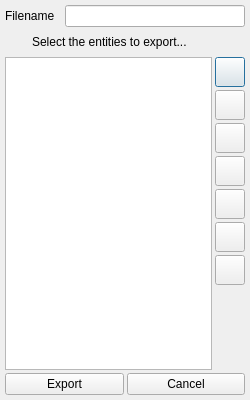
<?xml version="1.0" encoding="UTF-8"?>
<ui version="4.0">
 <class>QOmgExporterDialog</class>
 <widget class="QDialog" name="QOmgExporterDialog">
  <property name="geometry">
   <rect>
    <x>0</x>
    <y>0</y>
    <width>250</width>
    <height>400</height>
   </rect>
  </property>
  <property name="minimumSize">
   <size>
    <width>250</width>
    <height>300</height>
   </size>
  </property>
  <property name="maximumSize">
   <size>
    <width>250</width>
    <height>600</height>
   </size>
  </property>
  <property name="windowTitle">
   <string>Dialog</string>
  </property>
  <layout class="QVBoxLayout" name="verticalLayout_2">
   <property name="spacing">
    <number>3</number>
   </property>
   <property name="leftMargin">
    <number>5</number>
   </property>
   <property name="topMargin">
    <number>5</number>
   </property>
   <property name="rightMargin">
    <number>5</number>
   </property>
   <property name="bottomMargin">
    <number>5</number>
   </property>
   <item>
    <layout class="QHBoxLayout" name="horizontalLayout_2">
     <item>
      <widget class="QLabel" name="label">
       <property name="text">
        <string>Filename</string>
       </property>
      </widget>
     </item>
     <item>
      <spacer name="horizontalSpacer">
       <property name="orientation">
        <enum>Qt::Horizontal</enum>
       </property>
       <property name="sizeHint" stdset="0">
        <size>
         <width>40</width>
         <height>20</height>
        </size>
       </property>
      </spacer>
     </item>
     <item>
      <widget class="QLineEdit" name="fileName">
       <property name="minimumSize">
        <size>
         <width>180</width>
         <height>0</height>
        </size>
       </property>
       <property name="maximumSize">
        <size>
         <width>180</width>
         <height>16777215</height>
        </size>
       </property>
      </widget>
     </item>
    </layout>
   </item>
   <item>
    <layout class="QHBoxLayout" name="horizontalLayout_3">
     <item>
      <widget class="QLabel" name="label_2">
       <property name="minimumSize">
        <size>
         <width>24</width>
         <height>24</height>
        </size>
       </property>
       <property name="maximumSize">
        <size>
         <width>24</width>
         <height>24</height>
        </size>
       </property>
       <property name="text">
        <string/>
       </property>
       <property name="pixmap">
        <pixmap resource="../../OmegaEditor.qrc">:/OmegaEditor/Resources/Icons/omega.png</pixmap>
       </property>
       <property name="scaledContents">
        <bool>true</bool>
       </property>
      </widget>
     </item>
     <item>
      <widget class="QLabel" name="label_3">
       <property name="text">
        <string>Select the entities to export...</string>
       </property>
      </widget>
     </item>
    </layout>
   </item>
   <item>
    <layout class="QHBoxLayout" name="horizontalLayout_5">
     <item>
      <widget class="QListWidget" name="entitiesList"/>
     </item>
     <item>
      <layout class="QVBoxLayout" name="verticalLayout">
       <item>
        <widget class="QPushButton" name="pbPlayers">
         <property name="minimumSize">
          <size>
           <width>30</width>
           <height>30</height>
          </size>
         </property>
         <property name="maximumSize">
          <size>
           <width>30</width>
           <height>30</height>
          </size>
         </property>
         <property name="text">
          <string/>
         </property>
         <property name="icon">
          <iconset resource="../../OmegaEditor.qrc">
           <normaloff>:/OmegaEditor/Resources/Icons/character.png</normaloff>:/OmegaEditor/Resources/Icons/character.png</iconset>
         </property>
        </widget>
       </item>
       <item>
        <widget class="QPushButton" name="pbEnemies">
         <property name="minimumSize">
          <size>
           <width>30</width>
           <height>30</height>
          </size>
         </property>
         <property name="maximumSize">
          <size>
           <width>30</width>
           <height>30</height>
          </size>
         </property>
         <property name="text">
          <string/>
         </property>
         <property name="icon">
          <iconset resource="../../OmegaEditor.qrc">
           <normaloff>:/OmegaEditor/Resources/Icons/enemy.png</normaloff>:/OmegaEditor/Resources/Icons/enemy.png</iconset>
         </property>
        </widget>
       </item>
       <item>
        <widget class="QPushButton" name="pbItems">
         <property name="minimumSize">
          <size>
           <width>30</width>
           <height>30</height>
          </size>
         </property>
         <property name="maximumSize">
          <size>
           <width>30</width>
           <height>30</height>
          </size>
         </property>
         <property name="text">
          <string/>
         </property>
         <property name="icon">
          <iconset resource="../../OmegaEditor.qrc">
           <normaloff>:/OmegaEditor/Resources/Icons/item.png</normaloff>:/OmegaEditor/Resources/Icons/item.png</iconset>
         </property>
        </widget>
       </item>
       <item>
        <widget class="QPushButton" name="pbSceneObj">
         <property name="minimumSize">
          <size>
           <width>30</width>
           <height>30</height>
          </size>
         </property>
         <property name="maximumSize">
          <size>
           <width>30</width>
           <height>30</height>
          </size>
         </property>
         <property name="text">
          <string/>
         </property>
         <property name="icon">
          <iconset resource="../../OmegaEditor.qrc">
           <normaloff>:/OmegaEditor/Resources/Icons/sceneobj.png</normaloff>:/OmegaEditor/Resources/Icons/sceneobj.png</iconset>
         </property>
        </widget>
       </item>
       <item>
        <widget class="QPushButton" name="pbWeapons">
         <property name="minimumSize">
          <size>
           <width>30</width>
           <height>30</height>
          </size>
         </property>
         <property name="maximumSize">
          <size>
           <width>30</width>
           <height>30</height>
          </size>
         </property>
         <property name="text">
          <string/>
         </property>
         <property name="icon">
          <iconset resource="../../OmegaEditor.qrc">
           <normaloff>:/OmegaEditor/Resources/Icons/gun.png</normaloff>:/OmegaEditor/Resources/Icons/gun.png</iconset>
         </property>
        </widget>
       </item>
       <item>
        <widget class="QPushButton" name="pbBuildUpObj">
         <property name="minimumSize">
          <size>
           <width>30</width>
           <height>30</height>
          </size>
         </property>
         <property name="maximumSize">
          <size>
           <width>30</width>
           <height>30</height>
          </size>
         </property>
         <property name="text">
          <string/>
         </property>
         <property name="icon">
          <iconset resource="../../OmegaEditor.qrc">
           <normaloff>:/OmegaEditor/Resources/Icons/wall.png</normaloff>:/OmegaEditor/Resources/Icons/wall.png</iconset>
         </property>
        </widget>
       </item>
       <item>
        <widget class="QPushButton" name="pbMaps">
         <property name="minimumSize">
          <size>
           <width>30</width>
           <height>30</height>
          </size>
         </property>
         <property name="maximumSize">
          <size>
           <width>30</width>
           <height>30</height>
          </size>
         </property>
         <property name="text">
          <string/>
         </property>
         <property name="icon">
          <iconset resource="../../OmegaEditor.qrc">
           <normaloff>:/OmegaEditor/Resources/Icons/map.png</normaloff>:/OmegaEditor/Resources/Icons/map.png</iconset>
         </property>
        </widget>
       </item>
       <item>
        <spacer name="verticalSpacer">
         <property name="orientation">
          <enum>Qt::Vertical</enum>
         </property>
         <property name="sizeHint" stdset="0">
          <size>
           <width>20</width>
           <height>40</height>
          </size>
         </property>
        </spacer>
       </item>
      </layout>
     </item>
    </layout>
   </item>
   <item>
    <layout class="QHBoxLayout" name="horizontalLayout">
     <item>
      <widget class="QPushButton" name="pbExport">
       <property name="text">
        <string>Export</string>
       </property>
       <property name="icon">
        <iconset resource="../../OmegaEditor.qrc">
         <normaloff>:/OmegaEditor/Resources/Icons/export.png</normaloff>:/OmegaEditor/Resources/Icons/export.png</iconset>
       </property>
      </widget>
     </item>
     <item>
      <widget class="QPushButton" name="pbCancel">
       <property name="text">
        <string>Cancel</string>
       </property>
       <property name="icon">
        <iconset resource="../../OmegaEditor.qrc">
         <normaloff>:/OmegaEditor/Resources/Icons/delete.png</normaloff>:/OmegaEditor/Resources/Icons/delete.png</iconset>
       </property>
      </widget>
     </item>
    </layout>
   </item>
  </layout>
 </widget>
 <resources>
  <include location="../../OmegaEditor.qrc"/>
  <include location="../../OmegaEditor.qrc"/>
 </resources>
 <connections/>
</ui>
